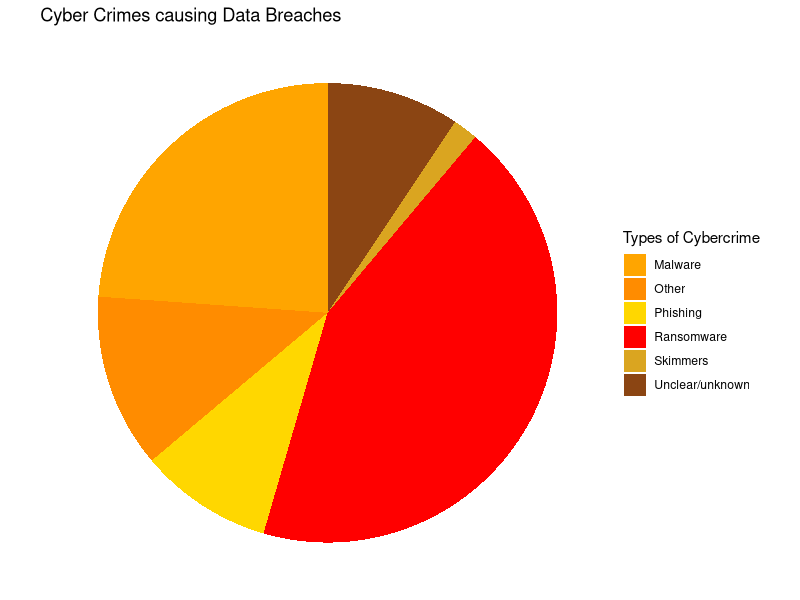

This figure's R source:
library("dplyr")
library("ggplot2")

data <- read.csv("Data_breaches.csv")

# This analysis will explore the proportion of different types of cyber crimes in Washington. Will be a pie chart! 

summarized <- filter(data, CyberattackType != "") %>% group_by(CyberattackType) %>% summarize(count = n()) %>% mutate(percent = count / sum(count) * 100)

colors <- c("orange", "darkorange", "gold", "red", "goldenrod", "saddlebrown")

ggplot(summarized, aes(x = "", y = percent, fill = CyberattackType)) +
  geom_bar(stat = "identity", width = 1) +
  coord_polar("y", start = 0) +
  scale_fill_manual(values = colors) +
  theme_void() +
  labs(fill = "Category") +
  guides(fill = guide_legend(title = "Types of Cybercrime")) +
  labs(title="Cyber Crimes causing Data Breaches")
